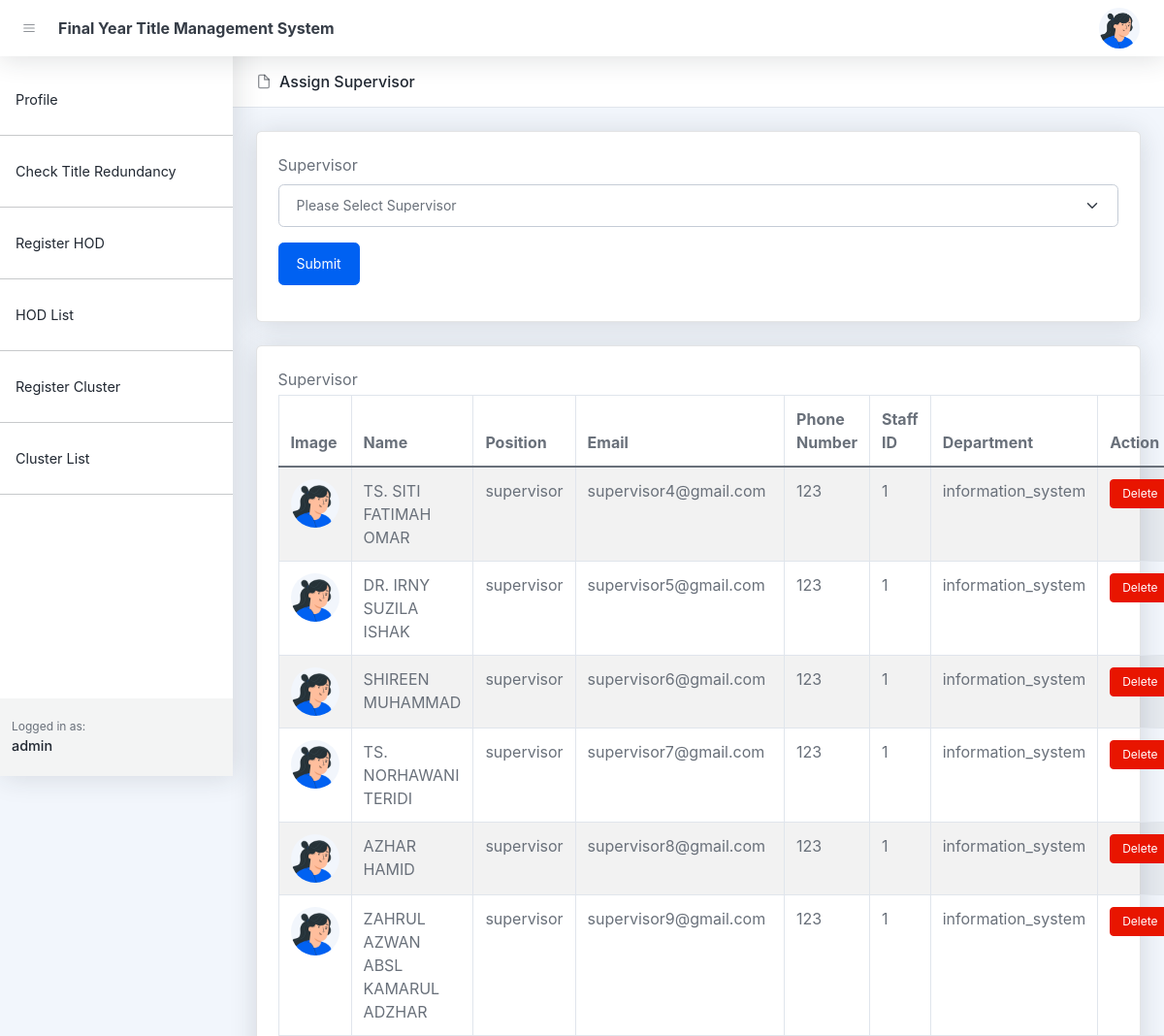
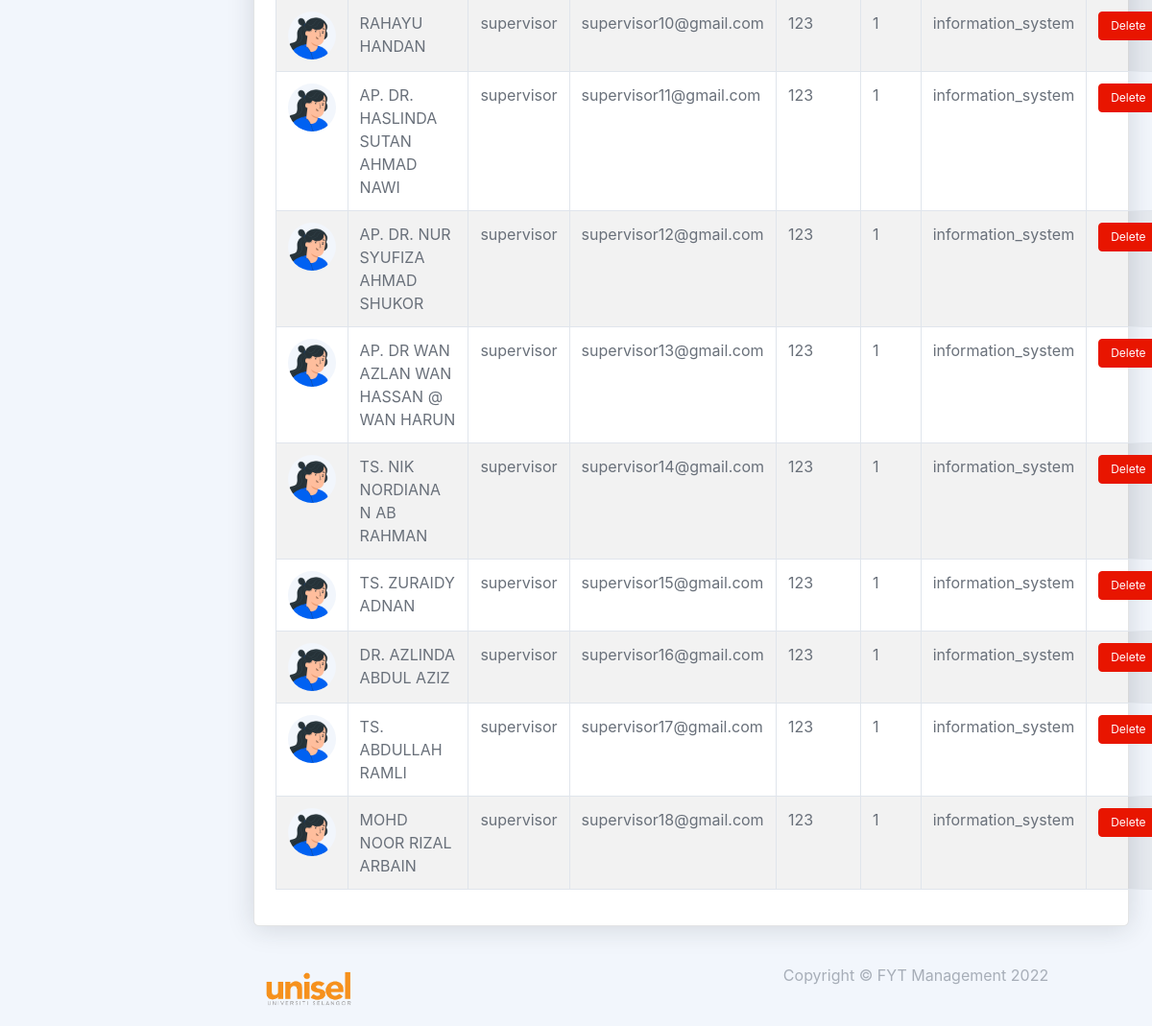
Page /add_assign_supervisor.php?cluster_id=4 (signed in) on the committed database (2 pictures, top to bottom).
### tables this page shows
CREATE TABLE `staffs` (
  `id` bigint(20) UNSIGNED NOT NULL,
  `user_id` bigint(20) NOT NULL,
  `roles` varchar(255) DEFAULT NULL,
  `staff_id` varchar(255) DEFAULT NULL,
  `department` varchar(255) DEFAULT NULL,
  `fypcoordinator_status` varchar(255) DEFAULT NULL,
  `cluster_status` varchar(255) DEFAULT NULL,
  `status` varchar(255) DEFAULT NULL,
  `created_at` timestamp NULL DEFAULT NULL,
  `updated_at` timestamp NULL DEFAULT NULL,
  `cluster_id` varchar(255) DEFAULT NULL
);

CREATE TABLE `users` (
  `id` bigint(20) UNSIGNED NOT NULL,
  `name` varchar(255) NOT NULL,
  `email` varchar(255) DEFAULT NULL,
  `handphone` varchar(255) DEFAULT NULL,
  `roles` varchar(255) DEFAULT NULL,
  `password` varchar(255) DEFAULT NULL,
  `image` text DEFAULT NULL,
  `created_at` timestamp NULL DEFAULT NULL,
  `updated_at` timestamp NULL DEFAULT NULL
);

### add_assign_supervisor.php (the view, shortened to what this page needs)
<!DOCTYPE html>
<html lang="en">
    <head>
       <?php include('layout_admin/header.php')?>
    </head>
    <body class="nav-fixed">
        <?php include('layout_admin/navbar.php')?>
        <div id="layoutSidenav">
            <div id="layoutSidenav_nav">
                <?php include('layout_admin/sidenav.php')?>
            </div>
            <div id="layoutSidenav_content">
                <main>
                    <header class="page-header page-header-compact page-header-light border-bottom bg-white mb-4">
                        <div class="container-xl px-4">
                            <div class="page-header-content">
                                <div class="row align-items-center justify-content-between pt-3">
                                    <div class="col-auto mb-3">
                                        <h1 class="page-header-title">
                                            <div class="page-header-icon"><i data-feather="file"></i></div>
                                            Assign Supervisor
                                        </h1>
                                    </div>
                                </div>
                            </div>
                        </div>
                    </header>
                    <?php
                        $conn = setDbConnection();
                    ?>
                    <div class="container-xl px-4">
                        <div class="card mb-4">
                            <div class="card-body">
                                <div class="mb-3">
                                    <form action="controllers/cluster/add_assign_supervisor.php" method="post">
                                        <div class="row">
                                            <div class="col-md-12">
                                                <label class="form-label">Supervisor</label>
                                                <select name="staff_id" class="form-select">
                                                    <option >Please Select Supervisor</option>
                                                </select>
                                                <div class="mt-3">
                                                    <button class="btn btn-primary" type="submit">Submit</button>
                                                </div>
                                            </div>
                                        </div>
                                    </form>
                                </div>
                            </div>
                        </div>
                        <?php
                        $sql = "select staffs.*,staffs.roles as supervisor_role , users.name,  users.email, users.handphone, users.image from staffs  left join users on users.id = staffs.user_id where cluster_id='".$_REQUEST['cluster_id']."'";
                        $result = $conn->query($sql);
                        $supervisors = null;
                        if ($result->num_rows > 0) {
                            while ($row = $result->fetch_assoc()) {
                                $supervisors[] = $row;
                            }
                        }
                        if($supervisors != null){
                        ?>
                        <div class="card mb-4">
                            <div class="card-body">
                                <div class="mb-3">
                                    <label class="mb-1">Supervisor</label>
                                    <table class="table table-bordered table-striped table-hover">
                                        <thead>
                                            <tr>
                                                <th>Image</th>
                                                <th>Name</th>
                                                <th>Position</th>
                                                <th>Email</th>
                                                <th>Phone Number</th>
                                                <th>Staff ID</th>
                                                <th>Department</th>
                                                <th>Action</th>
                                            </tr>
                                        </thead>
                                    <tbody>
                                        <?php
                                                foreach ($supervisors as $key => $value) {
                                                    $image = null;
                                                    if(isset($value['image'])){
                                                        $image = '<img class="user-img" src="/fyp/assets/profile/'.$value['image'].'">';
                                                    }else{
                                                        $image = '<img class="user-img" src="/fyp/assets/img/illustrations/profiles/profile-1.png">';
                                                    }
                                                    echo
                                                    '
                                                        <tr>
                                                            <td>'.$image.'</td>
                                                            <td>'.$value['name'].'</td>
                                                            <td>'.$value['supervisor_role'].'</td>
                                                            <td>'.$value['email'].'</td>
                                                            <td>'.$value['handphone'].'</td>
                                                            <td>'.$value['staff_id'].'</td>
                                                            <td>'.$value['department'].'</td>
                                                            <td><a class="btn btn-danger btn-sm" href="controllers/cluster/delete_assign_supervisor.php?cluster_id='.$_REQUEST['cluster_id'].'&supervisor_id='.$value['id'].'">Delete</a></td>
                                                        </tr>
                                                    ';
                                                }
                                        ?>
                                    </tbody>
                                    </table>
                                </div>
                            </div>
                        </div>
                        <?php
                                         }
                                    ?>
                    </div>
                </main>
                <?php include('layout_admin/footer.php')?>
            </div>
        </div>
    </body>
</html>

### add_assign_supervisor.php (style rules this page uses)
.user-img { width: 50px; height: 50px; border-radius: 50%; }

### rows in the picture
staffs: users.name "TS. SITI FATIMAH OMAR", roles "supervisor", users.email "supervisor4@gmail.com", users.handphone "123", staff "1", department "information_system"
staffs: users.name "DR. IRNY SUZILA ISHAK", roles "supervisor", users.email "supervisor5@gmail.com", users.handphone "123", staff "1", department "information_system"
staffs: users.name "SHIREEN MUHAMMAD", roles "supervisor", users.email "supervisor6@gmail.com", users.handphone "123", staff "1", department "information_system"
staffs: users.name "TS. NORHAWANI TERIDI", roles "supervisor", users.email "supervisor7@gmail.com", users.handphone "123", staff "1", department "information_system"
staffs: users.name "AZHAR HAMID", roles "supervisor", users.email "supervisor8@gmail.com", users.handphone "123", staff "1", department "information_system"
staffs: users.name "ZAHRUL AZWAN ABSL KAMARUL ADZHAR", roles "supervisor", users.email "supervisor9@gmail.com", users.handphone "123", staff "1", department "information_system"
staffs: users.name "RAHAYU HANDAN", roles "supervisor", users.email "supervisor10@gmail.com", users.handphone "123", staff "1", department "information_system"
staffs: users.name "AP. DR. HASLINDA SUTAN AHMAD NAWI", roles "supervisor", users.email "supervisor11@gmail.com", users.handphone "123", staff "1", department "information_system"
staffs: users.name "AP. DR. NUR SYUFIZA AHMAD SHUKOR", roles "supervisor", users.email "supervisor12@gmail.com", users.handphone "123", staff "1", department "information_system"
staffs: users.name "AP. DR WAN AZLAN WAN HASSAN @ WAN HARUN", roles "supervisor", users.email "supervisor13@gmail.com", users.handphone "123", staff "1", department "information_system"
staffs: users.name "TS. NIK NORDIANA N AB RAHMAN", roles "supervisor", users.email "supervisor14@gmail.com", users.handphone "123", staff "1", department "information_system"
staffs: users.name "TS. ZURAIDY ADNAN", roles "supervisor", users.email "supervisor15@gmail.com", users.handphone "123", staff "1", department "information_system"
staffs: users.name "DR. AZLINDA ABDUL AZIZ", roles "supervisor", users.email "supervisor16@gmail.com", users.handphone "123", staff "1", department "information_system"
staffs: users.name "TS. ABDULLAH RAMLI", roles "supervisor", users.email "supervisor17@gmail.com", users.handphone "123", staff "1", department "information_system"
staffs: users.name "MOHD NOOR RIZAL ARBAIN", roles "supervisor", users.email "supervisor18@gmail.com", users.handphone "123", staff "1", department "information_system"

### other values in the picture
$dahboard "Check Title Redundancy"
$_SESSION['name'] "admin"
